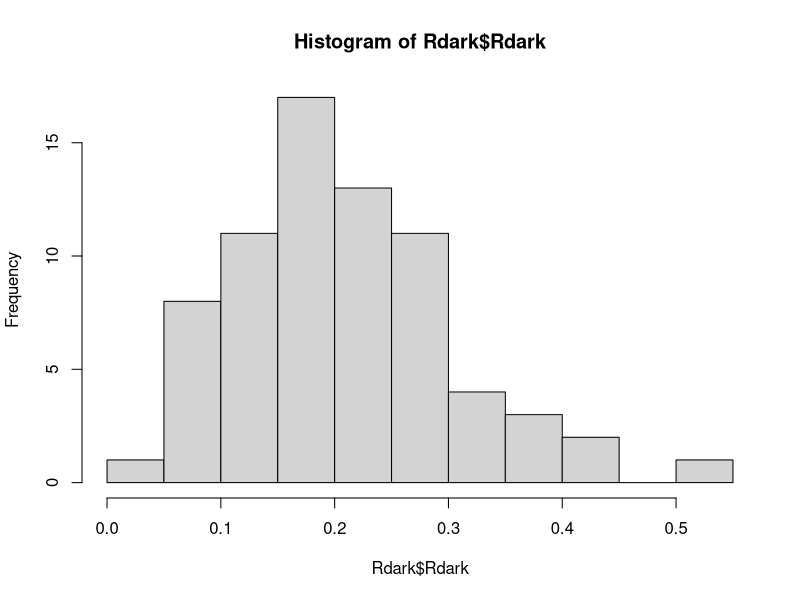
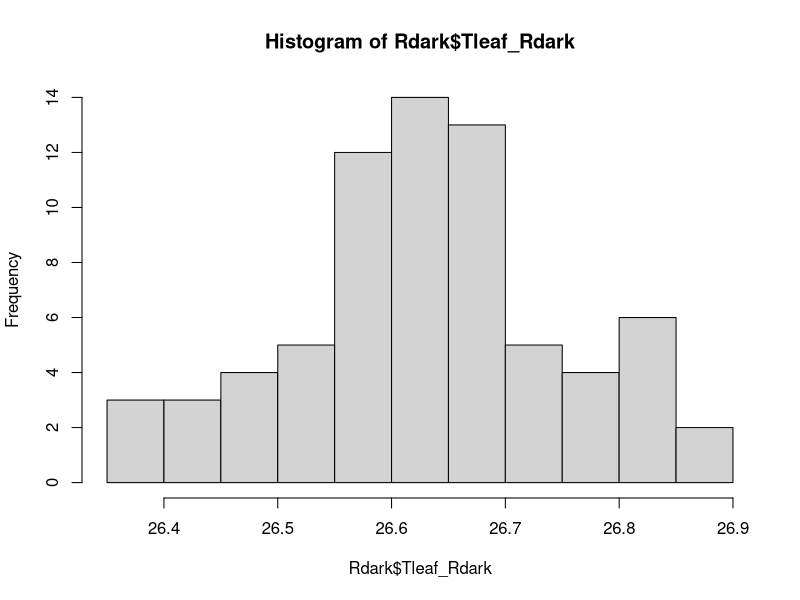

The R source for these figures, in order:
## This code is used to import and transform dark respiration data. This is an optional step of the process.
## It is used to import Rdark data and transform it in a standard format

# Load the 'here' package to easily reference files and folders path, which is robust and independent on your platform (Linux, Windows..)
library(here)

# Find the path of the top relative directory
path=here()

# Set the working directory to the 'Dauvissat_et_al_2024' folder where the data is located
setwd(file.path(path,'/Datasets/Dauvissat_et_al_2024'))

# Importing the author's Rdark data
data_Rdark=read.csv("FrenchGuiana_2024_Rdark_data.csv")

# Creating a Rdark dataframe
Rdark=data.frame(SampleID=data_Rdark$SampleID,Rdark=data_Rdark$Rdark,Tleaf_Rdark=data_Rdark$Tleaf)

# Checking data quality
hist(Rdark$Rdark) # No negative values
hist(Rdark$Tleaf_Rdark)


# Saving Rdark data
save(Rdark,file="Rdark_data.Rdata")
